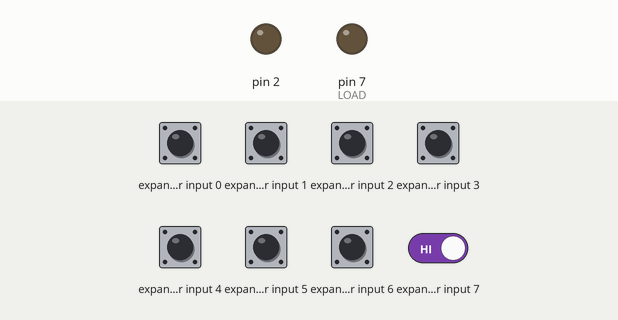
Bench run of a sketch on a simulated SparkFun Pro Micro, built with avr-gcc and run on an emulated ATmega32U4. Parts: output pins drawn as LEDs (lit = HIGH). Wiring (inferred from the names in the program): input shift register (74HC165): load pin 4; clock pin 6; serial out pin 5; CE pin 4. The inputs (shaded band) are chosen by the test bench; at power-on: expander input 0–7 HIGH. The audio player accepts every command and is not drawn; pins used as bus, display or sensor lines are not drawn; what the sketch prints to the serial monitor is not drawn.

Above: at 0.1 s.
At 3.7 s:
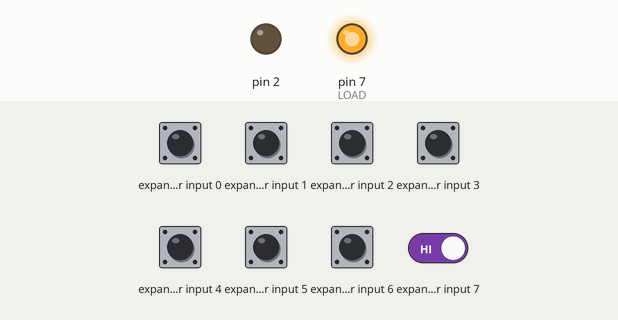
3.8 s: expander input 7 driven LOW
Timing chart, 0 to 6.8 s (numbered marks = the images above; inputs shaded):
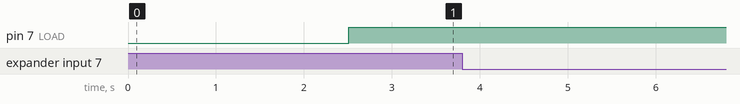

The sketch:

soundplayer.ino
```cpp
/*
  SOUND PLAYER
*/

/*
  This project is part of an art instalation and is publicly available
  to assist with anyone needing to modify or repair the sound player module
*/

/*
  This project is in three parts, a main controller board, a speaker, and a six-button module.

  The main controller board is populated by an Arduino Pro Micro, a 74HC165 Shift-In Register and
  a DFPlayer Mini MP3 player module with an SD card.

  The six-button module contains six push-buttons pulled to VCC when pressed.  Each button
  is pulled to ground with a 10K on the main controller board.

*/

#include "Arduino.h"
#include "DFRobotDFPlayerMini.h"
#include <SoftwareSerial.h>

// Serial Connection to DFPlayer Mini
SoftwareSerial softSerial(/*rx =*/14, /*tx =*/15);

// 74HC165 Pins
uint8_t LOAD = 7;
uint8_t CLOCK_ENABLE = 4;
uint8_t DATA_IN = 5;
uint8_t CLOCK = 6;

// DFPlayer
uint8_t VOLUME = 25; // 0 to 30
DFRobotDFPlayerMini dfplayer;
uint8_t BUSY_PIN = 3; // pulled low when playing
bool WAIT_ON_BUSY = false;

// This array correlates button presses shifted in
// to a file on the SD card.  The file played is the index of the array + 1
// e.g. if BUTTONS[3] is matches, file 0004.mp3 is played
byte BUTTONS[] = {
  B11111011,  // 0001.mp3 A
  B11110111,  // 0002.mp3 D
  B10111111,  // 0003.mp3 E
  B11011111,  // 0004.mp3 B
  B11101111,  // 0005.mp3 C
  B01111111,  // 0006.mp3 F
  B10101111,  // 0007.mp3 C+E
  B11011011,  // 0008.mp3 A+B
  B11001111,  // 0009.mp3 B+C
  B00111111,  // 0010.mp3 E+F
  B11101011,  // 0011.mp3 A+C
  B11100111,  // 0012.mp3 C+D
  B01110111,  // 0013.mp3 D+F
  B10110111,  // 0014.mp3 D+E
  B11010111,  // 0015.mp3 B+D
  B10111011   // 0016.mp3 A+E
};

void setup() {

  // Serial for debug output
  Serial.begin(115200);

  // DFPlayer Serial Connectio @ 9600 Baud
  pinMode(2, OUTPUT);
  pinMode(3, INPUT);
  softSerial.begin(9600);

  // DFPlayer BUSY pin
  pinMode(BUSY_PIN, INPUT);

  delay(2000);  // wait for components to initialize
  if (!dfplayer.begin(softSerial, /*isACK = */ true, /*doReset = */ true)) {
    Serial.println("no SD card found, cannot start up!");
    while (true) {
      delay(100);
    }
  }

  // set the player volume
  dfplayer.volume(VOLUME);

  // Setup 74HC165 connections
  pinMode(LOAD, OUTPUT);
  pinMode(CLOCK_ENABLE, OUTPUT);
  pinMode(CLOCK, OUTPUT);
  pinMode(DATA_IN, INPUT);
}

// local state
byte incoming = B00000000;
uint8_t playing = 0;

void loop() {

  // Write pulse to load pin
  digitalWrite(LOAD, LOW);
  delayMicroseconds(5);
  digitalWrite(LOAD, HIGH);
  delayMicroseconds(5);

  // Get data from 74HC165
  digitalWrite(CLOCK, HIGH);
  digitalWrite(CLOCK_ENABLE, LOW);
  byte newincoming = shiftIn(DATA_IN, CLOCK, LSBFIRST);
  digitalWrite(CLOCK_ENABLE, HIGH);

  if (newincoming != incoming) {
    incoming = newincoming;
    if (incoming != B11111111) {
      Serial.println(incoming, BIN);
    }
  }

  // button logic
  uint8_t selectedSound = 0; //
  for (uint8_t i = 0; i < sizeof(BUTTONS); i++) {
    if (incoming == BUTTONS[i]) {
      // loop over each BUTTON for a match
      selectedSound = i + 1;  // determine the sound file to play
    }
  }

  // check currently playing
  if (WAIT_ON_BUSY && digitalRead(BUSY_PIN) == LOW) {
    // we're currently playing a sound
    if (selectedSound == playing) {
      // same buttom pressed as before
      dfplayer.stop();
      selectedSound = 0;
    }
  } else {
    // assume nothing is playing
    playing = 0;
  }

  if (selectedSound > 0) {
    // play the selected sound
    playing = selectedSound;
    Serial.print("Playing ");
    Serial.println(selectedSound, DEC);
    dfplayer.play(playing);
  }

  delay(200);
}
```
